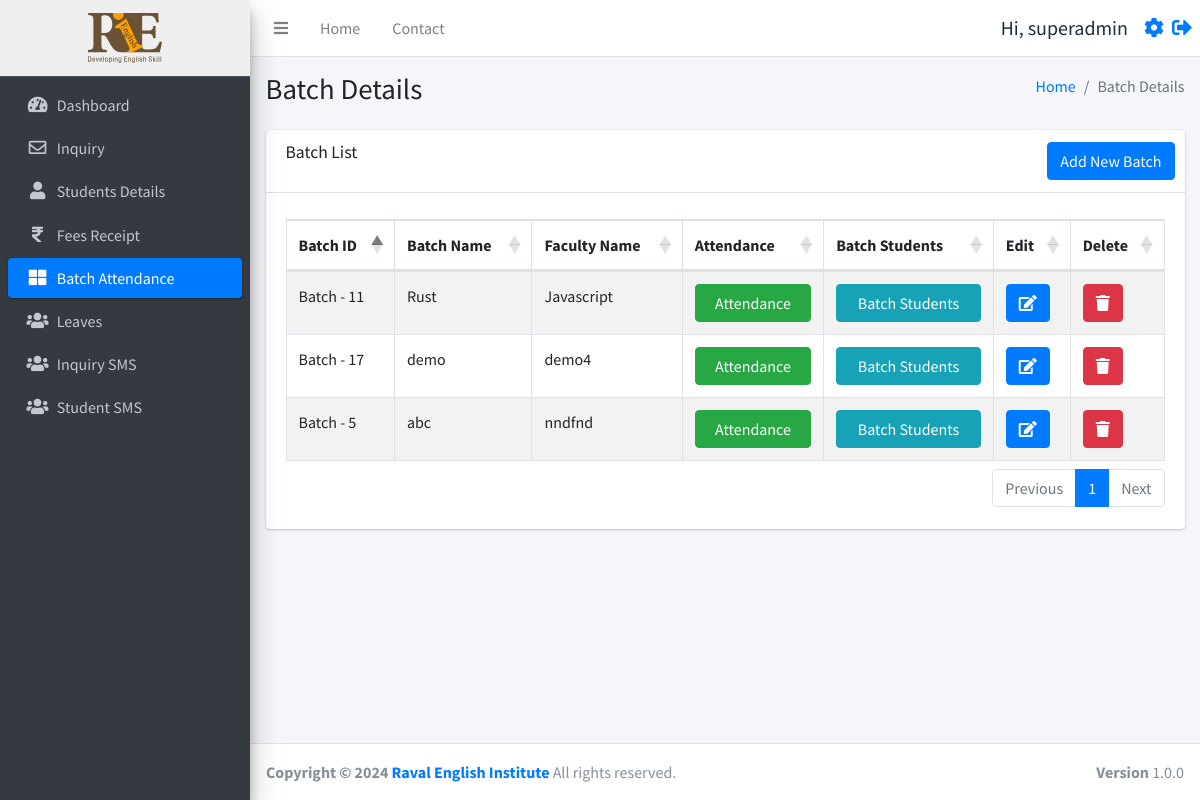
The app's page /batch.php (signed in), older data.
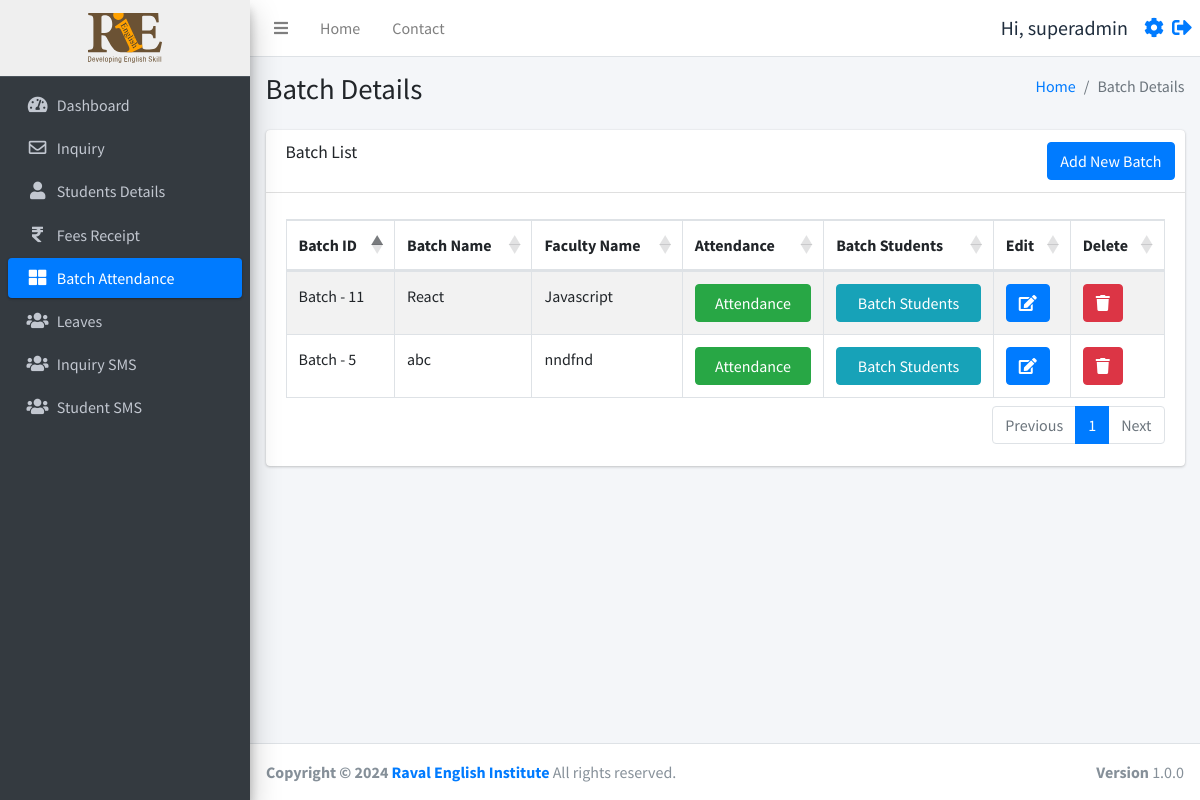
The same page, newer data.
### tables this page shows
CREATE TABLE `batch_table` (
  `id` int(11) NOT NULL,
  `name` varchar(255) NOT NULL,
  `timestamp` timestamp NOT NULL DEFAULT current_timestamp() ON UPDATE current_timestamp(),
  `FacultyName` varchar(255) NOT NULL
);

### function.php (called while the page is built, shortened)
<?php
require_once('db.php');
function selectFromTable($tableName, $columns, $whereConditions) {
    global $db;
    try {
        $sql = "SELECT " . implode(', ', $columns) . " FROM $tableName";
        if (!empty($whereConditions)) {
            $sql .= " WHERE " . implode(' AND ', array_map(function ($col) {
                return "$col = :$col";
            }, array_keys($whereConditions)));
        }
        $stmt = $db->prepare($sql);
        foreach ($whereConditions as $col => $value) {
            $stmt->bindValue(":$col", $value);
        }
        $stmt->execute();
        return $stmt->fetchAll(PDO::FETCH_ASSOC);
    } catch (PDOException $e) {
        return false;
    }
}
?>

### batch.php (the view, shortened to what this page needs)
<!DOCTYPE html>
<html lang="en">
<head>
</head>
<?php
include('./header.php');
require_once 'function.php';
$isSuperAdmin = isset($_SESSION['user_status']) && $_SESSION['user_status'] === 'super_admin';
$isAdmin = isset($_SESSION['user_status']) && $_SESSION['user_status'] === 'admin';
?>
<div class="content-wrapper">
  <div class="content-header">
    <div class="container-fluid">
      <div class="row mb-2">
        <div class="col-sm-6">
          <h1 class="m-0">Batch Details</h1>
        </div>
        <div class="col-sm-6">
          <ol class="breadcrumb float-sm-right">
            <li class="breadcrumb-item"><a href="./dashboard.php">Home</a></li>
            <li class="breadcrumb-item active">Batch Details</li>
          </ol>
        </div>
      </div>
    </div>
  </div>
  <section class="content">
    <div class="container-fluid">
      <div class="row">
        <div class="col-12">
          <div class="card">
            <div class="card-header">
              <h3 class="card-title">Batch List</h3>
              <div class="card-tools">
                <a href="./addbatch.php" class="btn btn-primary">Add New Batch</a>
              </div>
            </div>
            <div class="card-body">
              <div class="table-responsive">
                <table id="example1" class="table table-bordered table-striped">
                  <thead>
                    <tr>
                      <th>Batch ID</th>
                      <th>Batch Name</th>
                      <th>Faculty Name</th>
                      <th>Attendance</th>
                      <th>Batch Students</th>
                      <?php if ($isSuperAdmin || $isAdmin): ?>
                        <th>Edit</th>
                      <?php endif; ?>
                      <?php if ($isSuperAdmin): ?>
                        <th>Delete</th>
                      <?php endif; ?>
                    </tr>
                  </thead>
                  <tbody>
                    <?php
                    $batches = selectFromTable('batch_table', ['id', 'name', 'FacultyName'], []);
                    foreach ($batches as $row) {
                      echo "<tr>";
                      echo "<td>Batch - " . $row['id'] . "</td>";
                      echo "<td>" . $row['name'] . "</td>";
                      echo "<td>" . $row['FacultyName'] . "</td>";
                      echo "<td><a href='javascript:void(0);' onclick='confirmAttendance(" . $row['id'] . ")' class='btn btn-success col-md-12'>Attendance</a></td>";
                      echo "<td><a href='javascript:void(0);' onclick='confirmBatchStudents(" . $row['id'] . ")' class='btn btn-info col-md-12'>Batch Students</a></td>";
                      if ($isSuperAdmin || $isAdmin) {
                        echo "<td><a href='javascript:void(0);' onclick='confirmEdit(" . $row['id'] . ")' class='btn btn-primary'><i class='fas fa-edit'></i></a></td>";
                      }
                      if ($isSuperAdmin) {
                        echo "<td><a href='javascript:void(0);' onclick='confirmDelete(" . $row['id'] . ")' class='btn btn-danger'><i class='fas fa-trash'></i></a></td>";
                      }
                      echo "</tr>";
                    }
                    ?>
                  </tbody>
                </table>
              </div>
            </div>
          </div>
        </div>
      </div>
    </div>
  </section>
</div>
<?php include ('./footer.php'); ?>

Row changes from the older to the newer data that the page shows:
removed batch_table: id "17", name "demo", FacultyName "demo4"
changed batch_table "Javascript": name "Rust" → "React"
